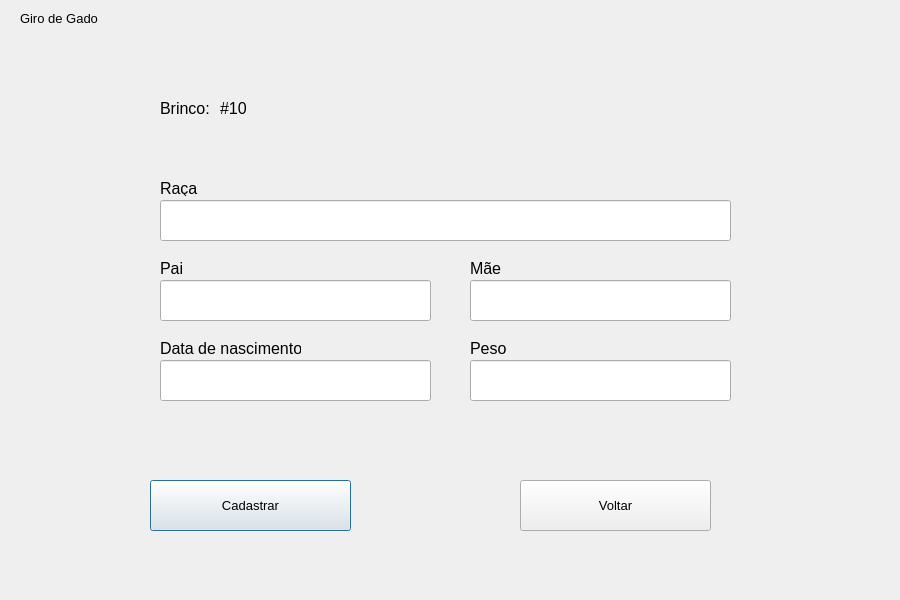
<?xml version="1.0" encoding="UTF-8"?>
<ui version="4.0">
 <class>CattleBirthScreen</class>
 <widget class="QDialog" name="CattleBirthScreen">
  <property name="geometry">
   <rect>
    <x>0</x>
    <y>0</y>
    <width>900</width>
    <height>600</height>
   </rect>
  </property>
  <property name="windowTitle">
   <string>Tela de Parto de Gado</string>
  </property>
  <widget class="QLabel" name="labelMother">
   <property name="geometry">
    <rect>
     <x>470</x>
     <y>260</y>
     <width>61</width>
     <height>16</height>
    </rect>
   </property>
   <property name="font">
    <font>
     <pointsize>12</pointsize>
    </font>
   </property>
   <property name="text">
    <string>Mãe</string>
   </property>
  </widget>
  <widget class="QLabel" name="labelBreed">
   <property name="geometry">
    <rect>
     <x>160</x>
     <y>180</y>
     <width>61</width>
     <height>16</height>
    </rect>
   </property>
   <property name="font">
    <font>
     <pointsize>12</pointsize>
    </font>
   </property>
   <property name="text">
    <string>Raça</string>
   </property>
  </widget>
  <widget class="QLineEdit" name="inputMother">
   <property name="geometry">
    <rect>
     <x>470</x>
     <y>280</y>
     <width>261</width>
     <height>41</height>
    </rect>
   </property>
   <property name="font">
    <font>
     <pointsize>12</pointsize>
    </font>
   </property>
  </widget>
  <widget class="QLabel" name="labelEarring">
   <property name="geometry">
    <rect>
     <x>160</x>
     <y>100</y>
     <width>61</width>
     <height>16</height>
    </rect>
   </property>
   <property name="font">
    <font>
     <pointsize>12</pointsize>
    </font>
   </property>
   <property name="text">
    <string>Brinco:</string>
   </property>
  </widget>
  <widget class="QLabel" name="labelTitle">
   <property name="geometry">
    <rect>
     <x>20</x>
     <y>10</y>
     <width>81</width>
     <height>16</height>
    </rect>
   </property>
   <property name="font">
    <font>
     <pointsize>10</pointsize>
    </font>
   </property>
   <property name="text">
    <string>Giro de Gado</string>
   </property>
  </widget>
  <widget class="QLineEdit" name="inputWeight">
   <property name="geometry">
    <rect>
     <x>470</x>
     <y>360</y>
     <width>261</width>
     <height>41</height>
    </rect>
   </property>
   <property name="font">
    <font>
     <pointsize>12</pointsize>
    </font>
   </property>
  </widget>
  <widget class="QLabel" name="labelDate">
   <property name="geometry">
    <rect>
     <x>160</x>
     <y>340</y>
     <width>141</width>
     <height>16</height>
    </rect>
   </property>
   <property name="font">
    <font>
     <pointsize>12</pointsize>
    </font>
   </property>
   <property name="text">
    <string>Data de nascimento</string>
   </property>
  </widget>
  <widget class="QLineEdit" name="inputFather">
   <property name="geometry">
    <rect>
     <x>160</x>
     <y>280</y>
     <width>271</width>
     <height>41</height>
    </rect>
   </property>
   <property name="font">
    <font>
     <pointsize>12</pointsize>
    </font>
   </property>
  </widget>
  <widget class="QLabel" name="labelFather">
   <property name="geometry">
    <rect>
     <x>160</x>
     <y>260</y>
     <width>111</width>
     <height>16</height>
    </rect>
   </property>
   <property name="font">
    <font>
     <pointsize>12</pointsize>
    </font>
   </property>
   <property name="text">
    <string>Pai</string>
   </property>
  </widget>
  <widget class="QLineEdit" name="inputBreed">
   <property name="geometry">
    <rect>
     <x>160</x>
     <y>200</y>
     <width>571</width>
     <height>41</height>
    </rect>
   </property>
   <property name="font">
    <font>
     <pointsize>12</pointsize>
    </font>
   </property>
  </widget>
  <widget class="QLineEdit" name="inputDate">
   <property name="geometry">
    <rect>
     <x>160</x>
     <y>360</y>
     <width>271</width>
     <height>41</height>
    </rect>
   </property>
   <property name="font">
    <font>
     <pointsize>12</pointsize>
    </font>
   </property>
  </widget>
  <widget class="QLabel" name="labelWeight">
   <property name="geometry">
    <rect>
     <x>470</x>
     <y>340</y>
     <width>121</width>
     <height>16</height>
    </rect>
   </property>
   <property name="font">
    <font>
     <pointsize>12</pointsize>
    </font>
   </property>
   <property name="text">
    <string>Peso</string>
   </property>
  </widget>
  <widget class="QPushButton" name="registerButton">
   <property name="geometry">
    <rect>
     <x>150</x>
     <y>480</y>
     <width>201</width>
     <height>51</height>
    </rect>
   </property>
   <property name="font">
    <font>
     <pointsize>10</pointsize>
    </font>
   </property>
   <property name="text">
    <string>Cadastrar</string>
   </property>
  </widget>
  <widget class="QPushButton" name="backButton">
   <property name="geometry">
    <rect>
     <x>520</x>
     <y>480</y>
     <width>191</width>
     <height>51</height>
    </rect>
   </property>
   <property name="font">
    <font>
     <pointsize>10</pointsize>
    </font>
   </property>
   <property name="text">
    <string>Voltar</string>
   </property>
  </widget>
  <widget class="QLabel" name="labelCattleEarring">
   <property name="geometry">
    <rect>
     <x>220</x>
     <y>100</y>
     <width>141</width>
     <height>16</height>
    </rect>
   </property>
   <property name="font">
    <font>
     <pointsize>12</pointsize>
    </font>
   </property>
   <property name="text">
    <string>#10</string>
   </property>
  </widget>
 </widget>
 <resources/>
 <connections/>
</ui>
